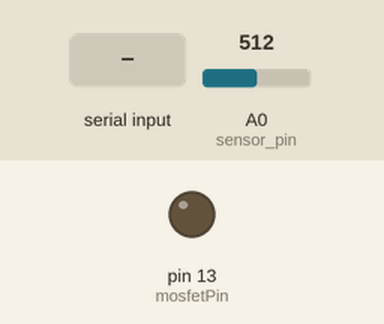
Simulated run of this sketch. Board: Arduino Uno, built with avr-gcc and run on an emulated ATmega328P. Shown: output pins drawn as LEDs (lit = HIGH). Inputs (shaded band) come from the test bench; at power-on: A0 (sensor_pin) = 512.

Above: at 1.2 s.
1.3 s: byte 1 (1) received over Serial
At 2.8 s:
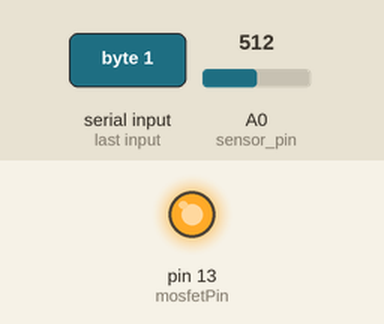
Timing chart, 0 to 4.3 s (numbered marks = the images above; inputs shaded):
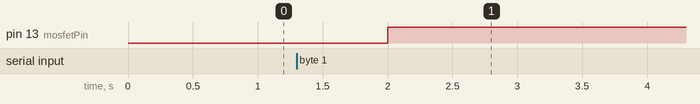

Measured:
- after the input at 1.3 s, pin 13 (mosfetPin): LOW → HIGH after 0.70 s

The sketch:

relayTest1.ino
```cpp
int sensor_pin = A0;
int mosfetPin = 13;
int relayPin= 8;
int output_value ;
int output_value_perc;
int valve_status = 0;
String message_from_pc;
int x =0;

void setup() {

   pinMode(mosfetPin, OUTPUT);
    pinMode(LED_BUILTIN, OUTPUT);
   Serial.begin(9600);

//   Serial.begin(115200);
//   Serial.println("Reading From the Sensor new code...");
//   delay(1000);

   }

void loop() {

   output_value= analogRead(sensor_pin);

//  Serial.print("Mositure value: ");
//   Serial.print(output_value);

   output_value_perc = map(output_value,1024,0,0,100);

//   Serial.print(" \t Mositure percentage: ");


//   Serial.print(output_value_perc);
//   Serial.print("%");
//   Serial.print("\t Mosfet Pin = ");
//   Serial.println(mosfetPin);


   x = Serial.read();

   if(x==0)
   {

//    Close Valve
//    Serial.println("<< Valave Closed >>");

     digitalWrite(mosfetPin, LOW);
     digitalWrite(LED_BUILTIN, LOW);
    digitalWrite(relayPin, LOW);
     valve_status = 0;
   }
   else if(x==1)
   {
//    Open Valve
//    Serial.println(" || Valave Opened ||");

    digitalWrite(mosfetPin, HIGH);
     valve_status = 1;
    digitalWrite(LED_BUILTIN, HIGH);
    digitalWrite(relayPin, HIGH);

   }

   delay(2000);

   }
```
